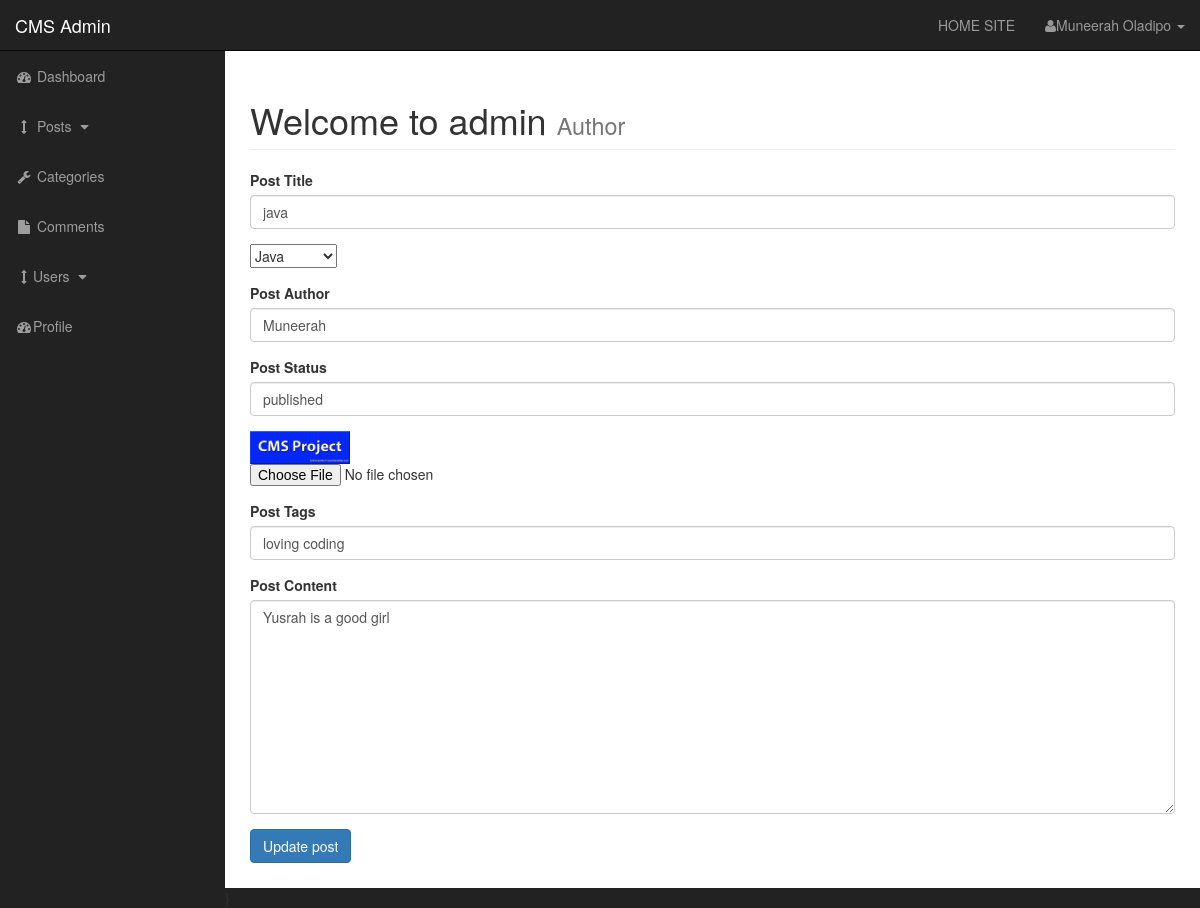
Page /admin/posts.php?source=edit_post&p_id=7 on the committed database.
### tables this page shows
CREATE TABLE `posts` (
  `posts_id` int(3) NOT NULL,
  `post_category_id` int(3) NOT NULL,
  `post_title` varchar(255) NOT NULL,
  `post_author` varchar(255) NOT NULL,
  `post_date` date NOT NULL,
  `post_image` text NOT NULL,
  `post_content` text NOT NULL,
  `post_tags` varchar(225) NOT NULL,
  `post_comment_count` varchar(11) NOT NULL,
  `post_status` varchar(255) NOT NULL DEFAULT 'draft'
);

### admin/include/edit_post.php (the view, shortened to what this page needs)
<?php
if(isset($_GET['p_id'])){
 $the_post_id = $_GET['p_id'];
}
  $query = "SELECT * FROM posts WHERE posts_id = $the_post_id ";
$select_posts_by_id = mysqli_query($connection, $query);
while ($row = mysqli_fetch_assoc($select_posts_by_id)) {
$post_author = $row['post_author'];
$post_title = $row['post_title'];
$post_status = $row['post_status'];
$post_image = $row['post_image'];
$post_content = $row['post_content'];
$post_tags = $row['post_tags'];
}
?>
 <form action="" method="post" enctype="multipart/form-data">
<div class="form-group">
	<label for="title">Post Title</label>
	<input value="<?php echo $post_title; ?>" type="text" class="form-control" name="post_title">
</div>
<div class="form-group">
	<select name="post_category_id" id="">
		<?php
       $query = "SELECT * FROM categories ";
        $select_categories = mysqli_query($connection, $query);
        while ($row = mysqli_fetch_assoc( $select_categories)){
        $cat_id = $row['cat_id'];
        $cat_tittle = $row['cat_tittle'];
       echo "<option value='$cat_id'>{$cat_tittle}</option>";
    }
		?>
	</select>
</div>
<div class="form-group">
	<label for="title">Post Author</label>
	<input value="<?php echo $post_author; ?>" type="text" class="form-control" name="post_author">
</div>
<div class="form-group">
	<label for="post_status">Post Status</label>
	<input value="<?php echo $post_status; ?>" type="text" class="form-control" name="post_status">
</div>
<div class="form-group">
	<img width="100" src="../images/<?php echo $post_image;?>" alt="">
	<input type="file" name="post_image">
</div>
<div class="form-group">
	<label for="post_tags">Post Tags</label>
	<input value="<?php echo $post_tags; ?>" type="text" class="form-control" name="post_tags">
</div>
<div class="form-group">
	<label for="post_content">Post Content</label>
	<textarea  class="form-control" name="post_content" id="" cols="30" rows="10"><?php echo $post_content; ?>
	</textarea>
</div>
<div class="form-group">
	<input type="submit" class="btn btn-primary" name="update_post" value="Update post">
</div>
</form>

### admin/css/sb-admin.css (style rules this page uses)
body { margin-top: 100px; background-color: #222; }
@media (min-width:768px) { body { margin-top: 50px; } }

### rows in the picture
posts: post_title "java", post_author "Muneerah", post_status "published", post_image (picture), post_tags "loving coding", post_content "Yusrah is a good girl"

### other values in the picture
form field post_category_id "Java"
